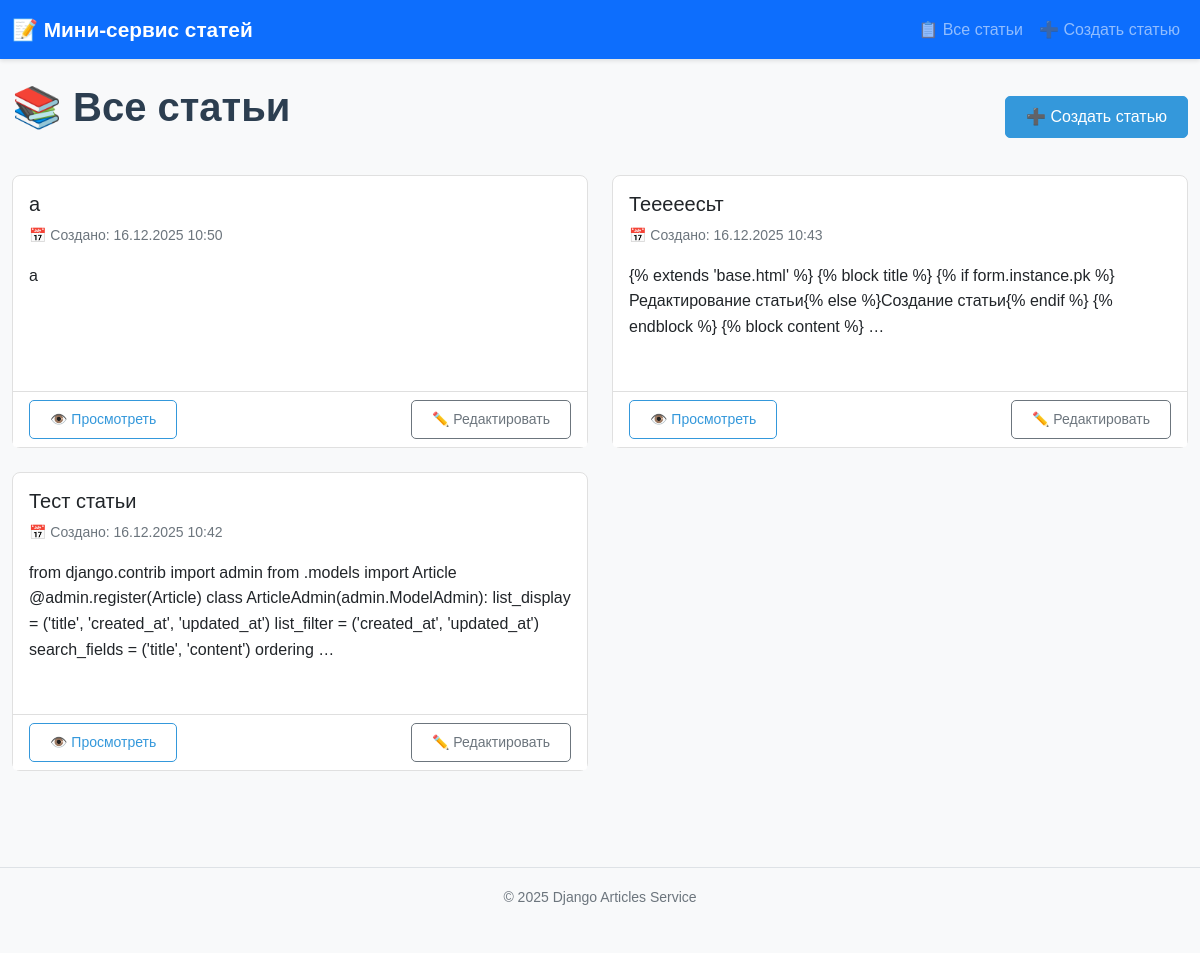
The app's page /articles/ with its own data.
### articles/models.py (models this page shows, shortened)
class Article(models.Model):
    title = models.CharField(max_length=200, verbose_name="Заголовок")
    content = models.TextField(verbose_name="Содержание")
    created_at = models.DateTimeField(default=timezone.now, verbose_name="Дата создания")
    updated_at = models.DateTimeField(auto_now=True, verbose_name="Дата обновления")
    class Meta:
        ordering = ['-created_at']
        verbose_name = "Статья"
        verbose_name_plural = "Статьи"

### articles/views.py (the view)
# urls.py: path('', views.ArticleListView.as_view(), name='article_list'),
class ArticleListView(ListView):
    model = Article
    template_name = 'articles/article_list.html'
    context_object_name = 'articles'
    paginate_by = 10

### templates/articles/article_list.html (shortened to what this page needs)
{% extends 'base.html' %}
{% block content %}
<div class="d-flex justify-content-between align-items-center mb-4">
    <h1 class="article-title">📚 Все статьи</h1>
    <a href="{% url 'article_create' %}" class="btn btn-primary">
        ➕ Создать статью
    </a>
</div>
{% if articles %}
    <div class="row">
        {% for article in articles %}
        <div class="col-md-6 mb-4">
            <div class="card h-100">
                <div class="card-body">
                    <h5 class="card-title">{{ article.title }}</h5>
                    <p class="text-muted small mb-3">
                        📅 Создано: {{ article.created_at|date:"d.m.Y H:i" }}
                    </p>
                    <p class="card-text">
                        {{ article.content|truncatewords:25|linebreaks }}
                    </p>
                </div>
                <div class="card-footer bg-white">
                    <div class="d-flex justify-content-between">
                        <a href="{% url 'article_detail' article.pk %}"
                           class="btn btn-sm btn-outline-primary">
                            👁️ Просмотреть
                        </a>
                        <a href="{% url 'article_edit' article.pk %}"
                           class="btn btn-sm btn-outline-secondary">
                            ✏️ Редактировать
                        </a>
                    </div>
                </div>
            </div>
        </div>
        {% endfor %}
    </div>
{% endif %}
{% endblock %}

### templates/base.html (shortened to what this page needs)
<!DOCTYPE html>
<html lang="ru">
<head>
    <link rel="stylesheet" href="https://cdn.jsdelivr.net/npm/bootstrap@5.1.3/dist/css/bootstrap.min.css">
    {% load static %}
    <link rel="stylesheet" href="{% static 'css/styles.css' %}">
</head>
<body>
    <nav class="navbar navbar-expand-lg navbar-dark bg-primary">
        <div class="container">
            <a class="navbar-brand" href="{% url 'article_list' %}">
                📝 Мини-сервис статей
            </a>
            <div class="navbar-nav">
                <a class="nav-link" href="{% url 'article_list' %}">📋 Все статьи</a>
                <a class="nav-link" href="{% url 'article_create' %}">➕ Создать статью</a>
            </div>
        </div>
    </nav>
    <main class="container py-4">
        {% block content %}{% endblock %}
    </main>
    <footer class="bg-light py-3 mt-5 border-top">
        <div class="container text-center text-muted">
            <small>&copy; {% now "Y" %} Django Articles Service</small>
        </div>
    </footer>
</body>
</html>

### static/css/styles.css (style rules this page uses)
:root { --primary-color: #2c3e50; --secondary-color: #3498db; --success-color: #27ae60; --light-bg: #f8f9fa; }
body { background-color: var(--light-bg); font-family: 'Arial', sans-serif; line-height: 1.6; padding-bottom: 50px; }
.navbar { box-shadow: 0 2px 4px rgba(0,0,0,0.1); }
.navbar-brand { font-weight: bold; font-size: 1.3rem; }
.container { max-width: 1200px; }
.card { border: 1px solid #e0e0e0; border-radius: 8px; transition: all 0.3s ease; margin-bottom: 20px; }
.btn { border-radius: 5px; padding: 8px 20px; font-weight: 500; transition: all 0.3s ease; }
.btn-primary { background-color: var(--secondary-color); border-color: var(--secondary-color); }
.btn-outline-primary { color: var(--secondary-color); border-color: var(--secondary-color); }
.article-title { color: var(--primary-color); font-weight: 600; margin-bottom: 20px; }

### records on screen
Article: title "а", created_at "16.12.2025 10:50", content "а"
Article: title "Тееееесьт", created_at "16.12.2025 10:43", content "{% extends 'base.html' %} {% block title %} {% if form.instance.pk %}Редактирование статьи{% else %}Создание статьи{% endif %} {% endblock %} {% block content %} …"
Article: title "Тест статьи", created_at "16.12.2025 10:42", content "from django.contrib import admin from .models import Article @admin.register(Article) class ArticleAdmin(admin.ModelAdmin): list_display = ('title', 'created_at', 'updated_at') list_filter = ('created_at', 'updated_at') search_fields = ('title', 'content') ordering …"
